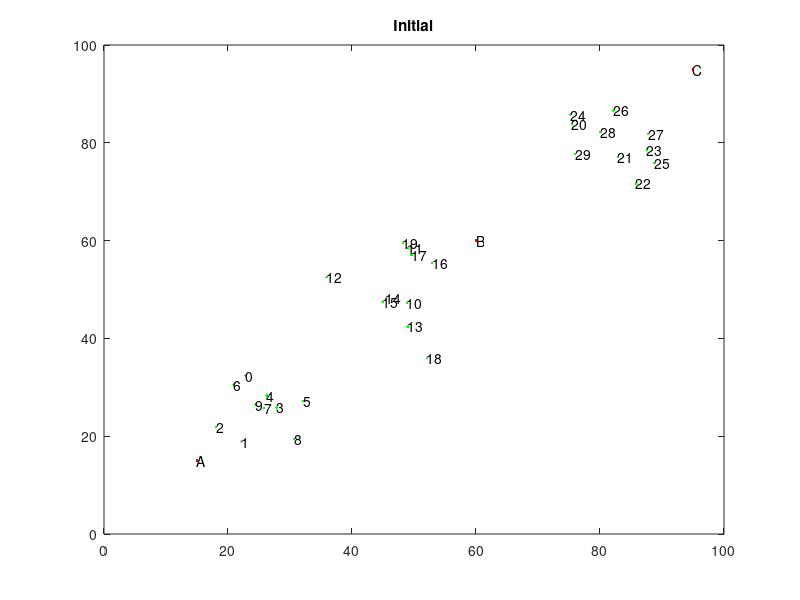
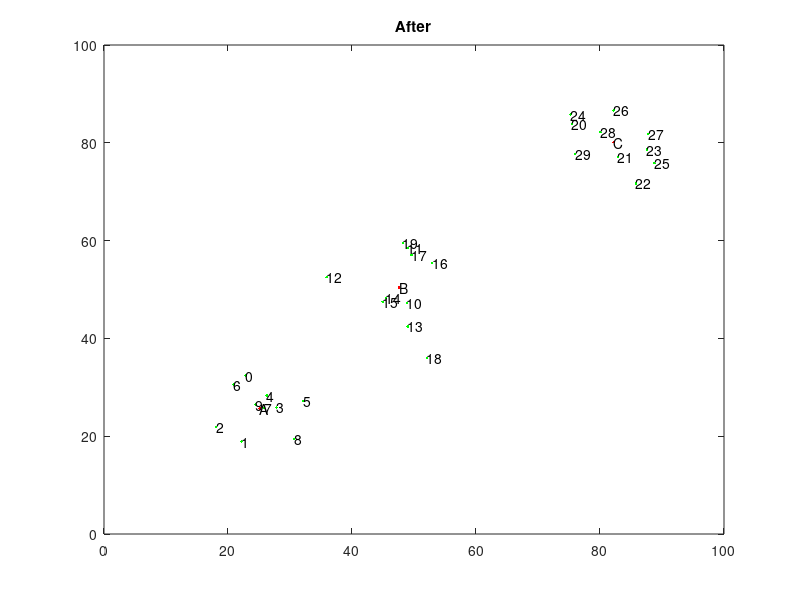

Here is the MATLAB script that generated these plots, in order:
close, clear, clc;

% a = mvnrnd([25 25],[20 0; 0 20],15);
% b = mvnrnd([125 125],[20 0; 0 20],10);
% c = mvnrnd([200 200],[20 0; 0 20],30);

a = mvnrnd([25 25],[30 0; 0 30],10);
b = mvnrnd([50 50],[30 0; 0 30],10);
c = mvnrnd([80 80],[30 0; 0 30],10);

X = [a;b;c];
U = [15 15; 60 60; 95 95] ; % centroids of clusters / means of the Gaussians
v = [15 0; 0 15]; % spread of the clusters / covariance of the Gaussians
COV = {v v v}; 
P = [1/3 1/3 1/3]; % weights / prior probabilities of clusters

figure,
plot (X(:,1),X(:,2),'.g');
hold on;
plot(U(:,1),U(:,2),'.r');
% xlim([0 12]);
% ylim([0 12]);
title("Initial");

% draw the samples (data points)
for k = 1:size(X,1)
    text(X(k,1),X(k,2),num2str(k-1));
    hold on;
end

% draw the clusters' centroids
for k = 1:size(U,1)
    text(U(k,1),U(k,2),char(64+k));
    hold on;
end

for count = 1:5

    % ********************* E-step *********************

    for i = 1:size(X,1)
        for k = 1:size(U,1)
            %  the likelihood of a data point in the distribution of a cluster (P_xi|wj)
            pdf = mvnpdf(X(i,:),U(k,:),COV{k}); % the PDF of cluster k at sample 1
            pdf_x_weighted(k) = pdf * P(k); % scale by the cluster weight
        end
        % responsability matrix (rows are data points, cols are clusters)
        R(i,:) = pdf_x_weighted / sum(pdf_x_weighted);
    end

    soft_counts = sum(R);

    % ********************* M-step *********************

    P = soft_counts / sum(soft_counts); % new cluster weights

    for k = 1:3
        total = 0;
        for i = 1:size(X,1)
            total = total + R(i,k) * X(i,:);
        end
        U(k,:) = total / soft_counts(k); % new means
    end

    COV = {};
    for k = 1:3
        total = zeros(2,2);
        for i = 1:size(X,1)
            a = X(i,:) - U(k,:);
            total = total + R(i,k) * (a' * a);
        end
        COV{k} = total / soft_counts(k);
    end

end

figure,
plot (X(:,1),X(:,2),'.g');
hold on;
plot(U(:,1),U(:,2),'.r');
% xlim([0 12]);
% ylim([0 12]);
title("After");

% draw the samples (data points)
for k = 1:size(X,1)
    text(X(k,1),X(k,2),num2str(k-1));
    hold on;
end

% draw the clusters' centroids
for k = 1:size(U,1)
    text(U(k,1),U(k,2),char(64+k));
    hold on;
end

% result
R
